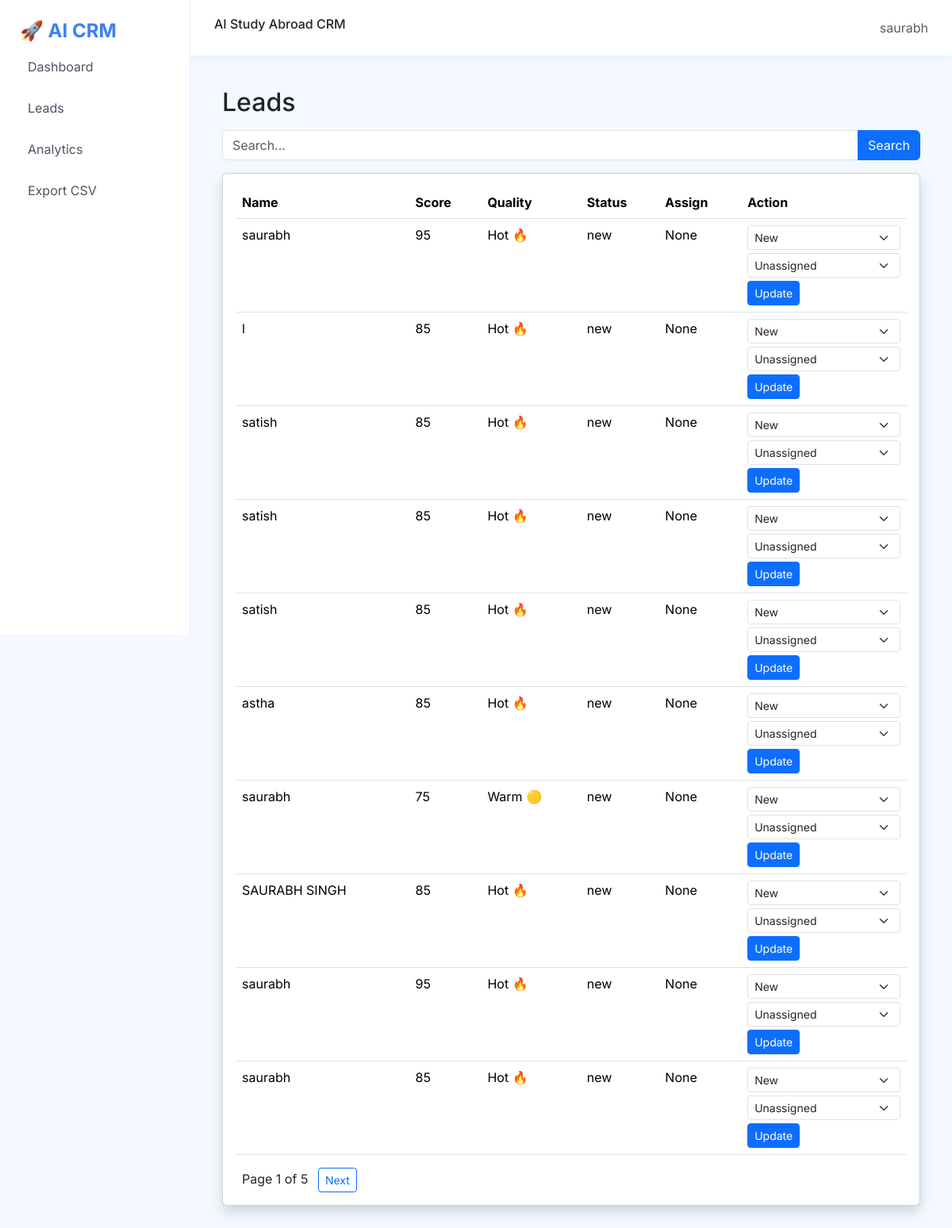
The app's page /leads/ (signed in) with its own data.
### leads/models.py (models this page shows, shortened)
class Lead(models.Model):
    QUALIFICATION_CHOICES = [
        ('12th', '12th'),
        ('Graduation', 'Graduation'),
    ]
    CRM_STATUS_CHOICES = [
        ('new', 'New'),
        ('contacted', 'Contacted'),
        ('followup', 'Follow-up'),
        ('converted', 'Converted'),
        ('lost', 'Lost'),
    ]
    name = models.CharField(max_length=100)
    email = models.EmailField()
    phone = models.CharField(max_length=15)
    country_interest = models.CharField(max_length=50, blank=True)
    course_interest = models.CharField(max_length=100, blank=True)
    ielts_score = models.FloatField(null=True, blank=True)
    budget = models.IntegerField(null=True, blank=True)
    qualification = models.CharField(
        max_length=20,
        choices=QUALIFICATION_CHOICES,
        default='12th'
    )
    backlogs = models.BooleanField(default=False)
    intake = models.CharField(max_length=20)
    assigned_to = models.ForeignKey(
    User,
    on_delete=models.SET_NULL,
    null=True,
    blank=True
)
    lead_score = models.IntegerField(default=0)
    recommended_country = models.CharField(max_length=50, blank=True)
    lead_quality = models.CharField(max_length=20, blank=True)
    crm_status = models.CharField(
        max_length=20,
        choices=CRM_STATUS_CHOICES,
        default='new'
    )
    created_at = models.DateTimeField(auto_now_add=True)

### leads/views.py (the view)
# urls.py: path("leads/", views.lead_list, name="lead_list"),
@login_required
def lead_list(request):
    query = request.GET.get("q")
    status_filter = request.GET.get("status")
    leads = Lead.objects.all().order_by("-created_at")
    if query:
        leads = leads.filter(
            Q(name__icontains=query) |
            Q(phone__icontains=query) |
            Q(email__icontains=query)
        )
    if status_filter:
        leads = leads.filter(crm_status=status_filter)
    paginator = Paginator(leads, 10)
    page_number = request.GET.get("page")
    leads = paginator.get_page(page_number)
    return render(request, "leads/lead_list.html", {
        "leads": leads
    })

### leads/templates/leads/lead_list.html (shortened to what this page needs)
{% extends 'leads/base.html' %}
{% block content %}
<h2 class="mb-3">Leads</h2>
<form method="get" class="mb-3">
<div class="input-group">
<input type="text" name="q" placeholder="Search..." class="form-control">
<button class="btn btn-primary">Search</button>
</div>
</form>
<div class="card shadow">
<div class="card-body table-responsive">
<table class="table">
<thead>
<tr>
<th>Name</th>
<th>Score</th>
<th>Quality</th>
<th>Status</th>
<th>Assign</th>
<th>Action</th>
</tr>
</thead>
<tbody>
{% for lead in leads %}
<tr>
<td>{{ lead.name }}</td>
<td>{{ lead.lead_score }}</td>
<td>{{ lead.lead_quality }}</td>
<td>{{ lead.crm_status }}</td>
<td>{{ lead.assigned_to }}</td>
<td>
<form method="post" action="{% url 'update_status' lead.id %}">
<select name="status" class="form-select form-select-sm mb-1">
<option value="new">New</option>
</select>
<select name="assigned_to" class="form-select form-select-sm mb-1">
<option value="">Unassigned</option>
</select>
<button class="btn btn-sm btn-primary">Update</button>
</form>
</td>
</tr>
{% endfor %}
</tbody>
</table>
<div class="mt-3">
<span class="mx-2">Page {{ leads.number }} of {{ leads.paginator.num_pages }}</span>
{% if leads.has_next %}
<a href="?page={{ leads.next_page_number }}" class="btn btn-sm btn-outline-primary">Next</a>
{% endif %}
</div>
</div>
</div>
{% endblock %}

### leads/templates/leads/base.html (shortened to what this page needs)
<!DOCTYPE html>
<html>
<head>
<link href="https://cdn.jsdelivr.net/npm/bootstrap@5.3.2/dist/css/bootstrap.min.css" rel="stylesheet">
</head>
<body>
<div class="sidebar">
    <h4>🚀 AI CRM</h4>
    <a href="{% url 'dashboard' %}">Dashboard</a>
    <a href="{% url 'lead_list' %}">Leads</a>
    <a href="{% url 'analytics' %}">Analytics</a>
    <a href="{% url 'export_csv' %}">Export CSV</a>
</div>
<div class="topbar">
    <h6>AI Study Abroad CRM</h6>
    <div>
        <span class="text-muted">{{ request.user.username }}</span>
    </div>
</div>
<div class="main">
{% block content %}{% endblock %}
</div>
</body>
</html>

### leads/templates/leads/base.html (style rules this page uses)
body { background: #f4f8ff; font-family: 'Inter', sans-serif; }
.sidebar { height: 100vh; width: 240px; position: fixed; background: #ffffff; border-right: 1px solid #e6edff; padding: 25px; }
.sidebar h4 { color: #3b82f6; font-weight: 700; }
.sidebar a { display:block; padding:10px; border-radius:12px; color:#4b5563; text-decoration:none; margin-bottom:8px; transition:0.2s; }
.topbar { height:70px; background:#ffffff; box-shadow:0 2px 10px rgba(0,0,0,0.05); margin-left:240px; padding:0 30px; display:flex; align-items:center; justify-content:space-between; }
.main { margin-left:240px; padding:40px; }

### records on screen
Lead: name "saurabh", lead_score "95", lead_quality "Hot 🔥", crm_status "new", assigned_to "None"
Lead: name "l", lead_score "85", lead_quality "Hot 🔥", crm_status "new", assigned_to "None"
Lead: name "satish", lead_score "85", lead_quality "Hot 🔥", crm_status "new", assigned_to "None"
Lead: name "satish", lead_score "85", lead_quality "Hot 🔥", crm_status "new", assigned_to "None"
Lead: name "satish", lead_score "85", lead_quality "Hot 🔥", crm_status "new", assigned_to "None"
Lead: name "astha", lead_score "85", lead_quality "Hot 🔥", crm_status "new", assigned_to "None"
Lead: name "saurabh", lead_score "75", lead_quality "Warm 🟡", crm_status "new", assigned_to "None"
Lead: name "SAURABH SINGH", lead_score "85", lead_quality "Hot 🔥", crm_status "new", assigned_to "None"
Lead: name "saurabh", lead_score "95", lead_quality "Hot 🔥", crm_status "new", assigned_to "None"
Lead: name "saurabh", lead_score "85", lead_quality "Hot 🔥", crm_status "new", assigned_to "None"

### other values on screen
{{ request.user.username }} "saurabh"
{{ leads.number }} "1"
{{ leads.paginator.num_pages }} "5"
